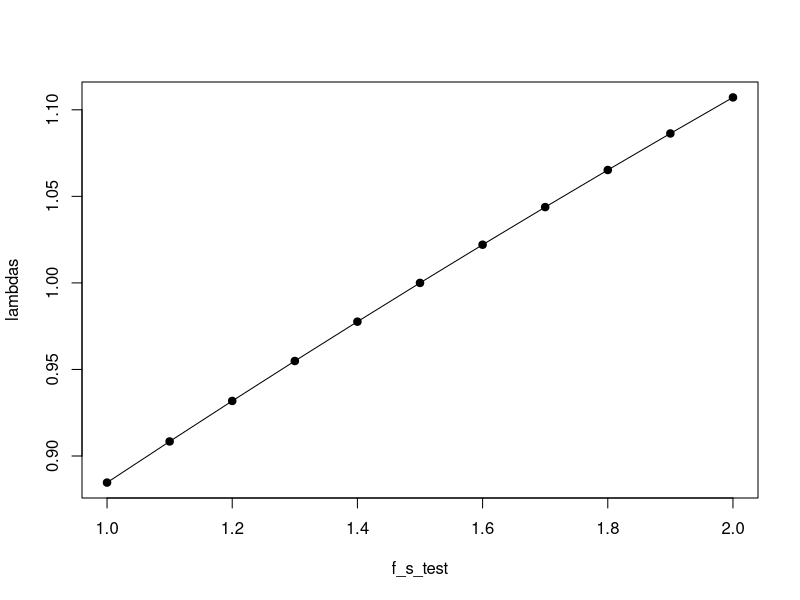

The R source for this figure:
f <- c(L = 0, S = 1.5, E = 0.5)


M <- rbind(c( 0, 1.5, .5),
       c(.5,   0,  0),
       c( 0,   1,  0))
row.names(M) <- colnames(M) <- c("L","S","E")

lambda <- eigen(M)$values[1]

# change sophomore fecundity

f_s_test <- seq(1,2,.1)
lambdas <- rep(NA, length(f_s_test))

for(i in 1:length(f_s_test)){
  M_modified <- M
  M_modified["L","S"] <- f_s_test[i]
  lambdas[i] <- eigen(M_modified)$values[1]
}

plot(f_s_test, lambdas, type = "o", pch = 19)
f_s <- M["L","S"]

E <- M*0


for(i in 1:3) for(j in 1:3){
  m_ij <- M[i,j]
  if(m_ij > 0){
    m_test <- seq(m_ij-.2, m_ij+.2,length = 10)
    lambdas <- rep(NA, length(m_test))
    for(m in 1:length(m_test)){
      M_modified <- M
      M_modified[i,j] <- m_test[m]
      lambdas[m] <- Re(eigen(M_modified)$values[1])
    }
    E[i,j] <- m_ij/lambda * lm(Re(lambdas) ~ m_test)$coef[2]
  } 
}

E
